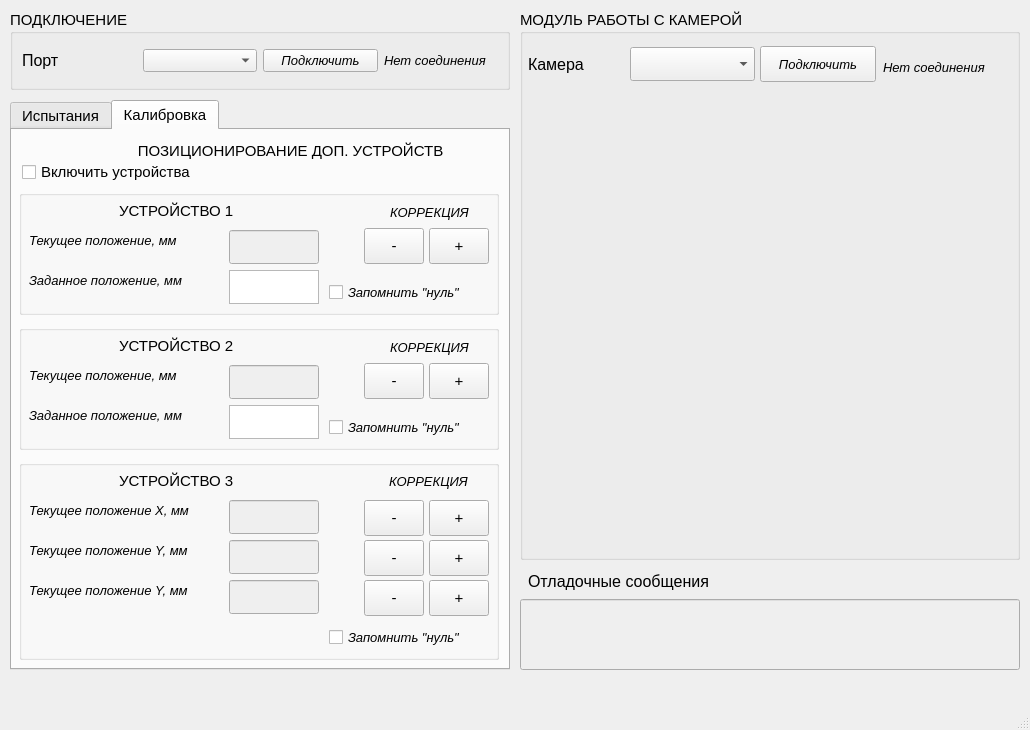
<?xml version="1.0" encoding="UTF-8"?>
<ui version="4.0">
 <class>MainWindow</class>
 <widget class="QMainWindow" name="MainWindow">
  <property name="geometry">
   <rect>
    <x>0</x>
    <y>0</y>
    <width>1030</width>
    <height>730</height>
   </rect>
  </property>
  <property name="maximumSize">
   <size>
    <width>1030</width>
    <height>730</height>
   </size>
  </property>
  <property name="windowTitle">
   <string>Рабочее место оператора стенда</string>
  </property>
  <widget class="QWidget" name="centralwidget">
   <widget class="QGroupBox" name="groupBoxPorts">
    <property name="geometry">
     <rect>
      <x>10</x>
      <y>10</y>
      <width>500</width>
      <height>80</height>
     </rect>
    </property>
    <property name="font">
     <font>
      <pointsize>11</pointsize>
     </font>
    </property>
    <property name="title">
     <string>ПОДКЛЮЧЕНИЕ</string>
    </property>
    <layout class="QHBoxLayout" name="horizontalLayout">
     <item>
      <widget class="QLabel" name="label_port">
       <property name="font">
        <font>
         <pointsize>12</pointsize>
        </font>
       </property>
       <property name="text">
        <string>Порт</string>
       </property>
      </widget>
     </item>
     <item>
      <widget class="QComboBox" name="comboBox_ports">
       <property name="font">
        <font>
         <family>Arimo</family>
         <pointsize>10</pointsize>
         <italic>true</italic>
        </font>
       </property>
      </widget>
     </item>
     <item>
      <widget class="QPushButton" name="pushButton_connectPort">
       <property name="font">
        <font>
         <family>Arimo</family>
         <pointsize>10</pointsize>
         <italic>true</italic>
        </font>
       </property>
       <property name="text">
        <string>Подключить</string>
       </property>
      </widget>
     </item>
     <item>
      <widget class="QLabel" name="label_portStatus">
       <property name="font">
        <font>
         <family>Arimo</family>
         <pointsize>10</pointsize>
         <italic>true</italic>
        </font>
       </property>
       <property name="text">
        <string>Нет соединения</string>
       </property>
      </widget>
     </item>
    </layout>
   </widget>
   <widget class="QTabWidget" name="tabWidget">
    <property name="geometry">
     <rect>
      <x>10</x>
      <y>100</y>
      <width>500</width>
      <height>570</height>
     </rect>
    </property>
    <property name="font">
     <font>
      <pointsize>11</pointsize>
     </font>
    </property>
    <property name="currentIndex">
     <number>1</number>
    </property>
    <widget class="QWidget" name="tabTest">
     <attribute name="title">
      <string>Испытания</string>
     </attribute>
     <widget class="QGroupBox" name="groupBox_Atch">
      <property name="geometry">
       <rect>
        <x>5</x>
        <y>5</y>
        <width>480</width>
        <height>160</height>
       </rect>
      </property>
      <property name="font">
       <font>
        <pointsize>11</pointsize>
        <weight>50</weight>
        <bold>false</bold>
       </font>
      </property>
      <property name="title">
       <string notr="true">АЧТ</string>
      </property>
      <widget class="QCheckBox" name="checkBoxVentilator">
       <property name="geometry">
        <rect>
         <x>150</x>
         <y>37</y>
         <width>193</width>
         <height>24</height>
        </rect>
       </property>
       <property name="font">
        <font>
         <family>Arimo</family>
         <pointsize>10</pointsize>
         <weight>50</weight>
         <italic>true</italic>
         <bold>false</bold>
        </font>
       </property>
       <property name="text">
        <string>Включить вентилятор</string>
       </property>
      </widget>
      <widget class="QCheckBox" name="checkBoxChT">
       <property name="geometry">
        <rect>
         <x>9</x>
         <y>37</y>
         <width>135</width>
         <height>24</height>
        </rect>
       </property>
       <property name="font">
        <font>
         <family>Arimo</family>
         <pointsize>10</pointsize>
         <weight>50</weight>
         <italic>true</italic>
         <bold>false</bold>
        </font>
       </property>
       <property name="text">
        <string>Включить АЧТ</string>
       </property>
      </widget>
      <widget class="QLabel" name="labelFonTemp">
       <property name="geometry">
        <rect>
         <x>9</x>
         <y>73</y>
         <width>180</width>
         <height>20</height>
        </rect>
       </property>
       <property name="font">
        <font>
         <family>Arimo</family>
         <pointsize>10</pointsize>
         <weight>50</weight>
         <italic>true</italic>
         <bold>false</bold>
        </font>
       </property>
       <property name="text">
        <string>Температура фона, град.</string>
       </property>
      </widget>
      <widget class="QLineEdit" name="lineEditFonTemp">
       <property name="enabled">
        <bool>false</bool>
       </property>
       <property name="geometry">
        <rect>
         <x>225</x>
         <y>73</y>
         <width>100</width>
         <height>34</height>
        </rect>
       </property>
       <property name="acceptDrops">
        <bool>false</bool>
       </property>
      </widget>
      <widget class="QPushButton" name="pushButtonDeltaTemp">
       <property name="geometry">
        <rect>
         <x>335</x>
         <y>115</y>
         <width>130</width>
         <height>36</height>
        </rect>
       </property>
       <property name="text">
        <string>Задать</string>
       </property>
      </widget>
      <widget class="QLabel" name="labelDeltaTemp">
       <property name="geometry">
        <rect>
         <x>9</x>
         <y>115</y>
         <width>210</width>
         <height>20</height>
        </rect>
       </property>
       <property name="font">
        <font>
         <family>Arimo</family>
         <pointsize>10</pointsize>
         <weight>50</weight>
         <italic>true</italic>
         <bold>false</bold>
        </font>
       </property>
       <property name="text">
        <string>Температурная дельта, град.</string>
       </property>
      </widget>
      <widget class="QTextEdit" name="textEditDeltaTemp">
       <property name="geometry">
        <rect>
         <x>225</x>
         <y>116</y>
         <width>100</width>
         <height>34</height>
        </rect>
       </property>
      </widget>
     </widget>
     <widget class="QGroupBox" name="groupBox_Izluch">
      <property name="geometry">
       <rect>
        <x>5</x>
        <y>175</y>
        <width>480</width>
        <height>180</height>
       </rect>
      </property>
      <property name="font">
       <font>
        <pointsize>11</pointsize>
        <weight>50</weight>
        <bold>false</bold>
       </font>
      </property>
      <property name="title">
       <string notr="true">ИЗЛУЧАТЕЛИ</string>
      </property>
      <widget class="QLabel" name="label_VKLIzl">
       <property name="geometry">
        <rect>
         <x>9</x>
         <y>37</y>
         <width>28</width>
         <height>18</height>
        </rect>
       </property>
       <property name="font">
        <font>
         <family>Arimo</family>
         <pointsize>9</pointsize>
         <weight>50</weight>
         <italic>true</italic>
         <bold>false</bold>
        </font>
       </property>
       <property name="text">
        <string>ВКЛ </string>
       </property>
      </widget>
      <widget class="QLabel" name="label_ZadYark">
       <property name="geometry">
        <rect>
         <x>190</x>
         <y>37</y>
         <width>137</width>
         <height>18</height>
        </rect>
       </property>
       <property name="font">
        <font>
         <family>Arimo</family>
         <pointsize>8</pointsize>
         <weight>50</weight>
         <italic>true</italic>
         <bold>false</bold>
        </font>
       </property>
       <property name="text">
        <string> Заданная яркость, лк</string>
       </property>
      </widget>
      <widget class="QCheckBox" name="checkBoxIzluch3">
       <property name="geometry">
        <rect>
         <x>11</x>
         <y>140</y>
         <width>28</width>
         <height>20</height>
        </rect>
       </property>
       <property name="text">
        <string/>
       </property>
      </widget>
      <widget class="QCheckBox" name="checkBoxIzluch1">
       <property name="geometry">
        <rect>
         <x>11</x>
         <y>60</y>
         <width>28</width>
         <height>20</height>
        </rect>
       </property>
       <property name="text">
        <string/>
       </property>
      </widget>
      <widget class="QCheckBox" name="checkBoxIzluch2">
       <property name="geometry">
        <rect>
         <x>11</x>
         <y>100</y>
         <width>28</width>
         <height>20</height>
        </rect>
       </property>
       <property name="text">
        <string/>
       </property>
      </widget>
      <widget class="QLineEdit" name="lineEditTekYar_1">
       <property name="enabled">
        <bool>false</bool>
       </property>
       <property name="geometry">
        <rect>
         <x>60</x>
         <y>55</y>
         <width>100</width>
         <height>34</height>
        </rect>
       </property>
       <property name="acceptDrops">
        <bool>false</bool>
       </property>
      </widget>
      <widget class="QLineEdit" name="lineEditTekYar_2">
       <property name="enabled">
        <bool>false</bool>
       </property>
       <property name="geometry">
        <rect>
         <x>60</x>
         <y>95</y>
         <width>100</width>
         <height>34</height>
        </rect>
       </property>
       <property name="acceptDrops">
        <bool>false</bool>
       </property>
      </widget>
      <widget class="QLineEdit" name="lineEditTekYar_3">
       <property name="enabled">
        <bool>false</bool>
       </property>
       <property name="geometry">
        <rect>
         <x>60</x>
         <y>135</y>
         <width>100</width>
         <height>34</height>
        </rect>
       </property>
       <property name="acceptDrops">
        <bool>false</bool>
       </property>
      </widget>
      <widget class="QPushButton" name="pushButtonZadYark1">
       <property name="geometry">
        <rect>
         <x>350</x>
         <y>55</y>
         <width>100</width>
         <height>30</height>
        </rect>
       </property>
       <property name="text">
        <string>Задать</string>
       </property>
      </widget>
      <widget class="QPushButton" name="pushButtonZadYark2">
       <property name="geometry">
        <rect>
         <x>350</x>
         <y>95</y>
         <width>100</width>
         <height>30</height>
        </rect>
       </property>
       <property name="text">
        <string>Задать</string>
       </property>
      </widget>
      <widget class="QPushButton" name="pushButtonZadYark3">
       <property name="geometry">
        <rect>
         <x>350</x>
         <y>135</y>
         <width>100</width>
         <height>30</height>
        </rect>
       </property>
       <property name="text">
        <string>Задать</string>
       </property>
      </widget>
      <widget class="QLabel" name="label_TekYark">
       <property name="geometry">
        <rect>
         <x>45</x>
         <y>37</y>
         <width>134</width>
         <height>18</height>
        </rect>
       </property>
       <property name="font">
        <font>
         <family>Arimo</family>
         <pointsize>8</pointsize>
         <weight>50</weight>
         <italic>true</italic>
         <bold>false</bold>
        </font>
       </property>
       <property name="text">
        <string> Текущая яркость, лк </string>
       </property>
      </widget>
      <widget class="QTextEdit" name="textEditZadYar_3">
       <property name="geometry">
        <rect>
         <x>205</x>
         <y>135</y>
         <width>100</width>
         <height>34</height>
        </rect>
       </property>
      </widget>
      <widget class="QTextEdit" name="textEditZadYar_2">
       <property name="geometry">
        <rect>
         <x>205</x>
         <y>95</y>
         <width>100</width>
         <height>34</height>
        </rect>
       </property>
      </widget>
      <widget class="QTextEdit" name="textEditZadYar_1">
       <property name="geometry">
        <rect>
         <x>205</x>
         <y>55</y>
         <width>100</width>
         <height>34</height>
        </rect>
       </property>
      </widget>
     </widget>
     <widget class="QGroupBox" name="groupBox_Mira">
      <property name="geometry">
       <rect>
        <x>5</x>
        <y>365</y>
        <width>480</width>
        <height>160</height>
       </rect>
      </property>
      <property name="font">
       <font>
        <pointsize>11</pointsize>
        <weight>50</weight>
        <bold>false</bold>
       </font>
      </property>
      <property name="title">
       <string notr="true">ПОЗИЦИОНИРОВАНИЕ МИРЫ</string>
      </property>
      <widget class="QLabel" name="labelZadPolozh">
       <property name="geometry">
        <rect>
         <x>11</x>
         <y>81</y>
         <width>188</width>
         <height>20</height>
        </rect>
       </property>
       <property name="font">
        <font>
         <family>Arimo</family>
         <pointsize>10</pointsize>
         <weight>50</weight>
         <italic>true</italic>
         <bold>false</bold>
        </font>
       </property>
       <property name="text">
        <string>Заданное положение, мм</string>
       </property>
      </widget>
      <widget class="QLineEdit" name="lineEditTekPolozh">
       <property name="enabled">
        <bool>false</bool>
       </property>
       <property name="geometry">
        <rect>
         <x>210</x>
         <y>40</y>
         <width>100</width>
         <height>34</height>
        </rect>
       </property>
       <property name="acceptDrops">
        <bool>false</bool>
       </property>
      </widget>
      <widget class="QLabel" name="labelTekuschPolozh">
       <property name="geometry">
        <rect>
         <x>11</x>
         <y>44</y>
         <width>179</width>
         <height>20</height>
        </rect>
       </property>
       <property name="font">
        <font>
         <family>Arimo</family>
         <pointsize>10</pointsize>
         <weight>50</weight>
         <italic>true</italic>
         <bold>false</bold>
        </font>
       </property>
       <property name="text">
        <string>Текущее положение, мм</string>
       </property>
      </widget>
      <widget class="QLabel" name="labelKorrecMira">
       <property name="geometry">
        <rect>
         <x>371</x>
         <y>21</y>
         <width>93</width>
         <height>18</height>
        </rect>
       </property>
       <property name="font">
        <font>
         <family>Arimo</family>
         <pointsize>10</pointsize>
         <weight>50</weight>
         <italic>true</italic>
         <bold>false</bold>
        </font>
       </property>
       <property name="text">
        <string>КОРРЕКЦИЯ</string>
       </property>
      </widget>
      <widget class="QPushButton" name="pushButtonKorrPlus">
       <property name="geometry">
        <rect>
         <x>410</x>
         <y>48</y>
         <width>60</width>
         <height>36</height>
        </rect>
       </property>
       <property name="text">
        <string>+</string>
       </property>
      </widget>
      <widget class="QPushButton" name="pushButtonKorrMinus">
       <property name="geometry">
        <rect>
         <x>345</x>
         <y>48</y>
         <width>60</width>
         <height>36</height>
        </rect>
       </property>
       <property name="text">
        <string>-</string>
       </property>
      </widget>
      <widget class="QTextEdit" name="textEditZadPolozh">
       <property name="geometry">
        <rect>
         <x>210</x>
         <y>82</y>
         <width>100</width>
         <height>34</height>
        </rect>
       </property>
      </widget>
      <widget class="QCheckBox" name="checkBoxMiraZero">
       <property name="geometry">
        <rect>
         <x>315</x>
         <y>125</y>
         <width>155</width>
         <height>22</height>
        </rect>
       </property>
       <property name="font">
        <font>
         <family>Arimo</family>
         <pointsize>10</pointsize>
         <weight>50</weight>
         <italic>true</italic>
         <bold>false</bold>
        </font>
       </property>
       <property name="text">
        <string>Запомнить &quot;нуль&quot;</string>
       </property>
      </widget>
     </widget>
    </widget>
    <widget class="QWidget" name="tabAdditions">
     <attribute name="title">
      <string>Калибровка</string>
     </attribute>
     <widget class="QGroupBox" name="groupBox_DopUstr1">
      <property name="geometry">
       <rect>
        <x>7</x>
        <y>60</y>
        <width>480</width>
        <height>125</height>
       </rect>
      </property>
      <property name="font">
       <font>
        <pointsize>11</pointsize>
        <weight>50</weight>
        <bold>false</bold>
       </font>
      </property>
      <property name="title">
       <string notr="true"/>
      </property>
      <widget class="QLabel" name="labelZadPolozh_ustr1">
       <property name="geometry">
        <rect>
         <x>10</x>
         <y>80</y>
         <width>188</width>
         <height>20</height>
        </rect>
       </property>
       <property name="font">
        <font>
         <family>Arimo</family>
         <pointsize>10</pointsize>
         <weight>50</weight>
         <italic>true</italic>
         <bold>false</bold>
        </font>
       </property>
       <property name="text">
        <string>Заданное положение, мм</string>
       </property>
      </widget>
      <widget class="QLineEdit" name="lineEditTekuschPolozh_ustr1">
       <property name="enabled">
        <bool>false</bool>
       </property>
       <property name="geometry">
        <rect>
         <x>210</x>
         <y>40</y>
         <width>90</width>
         <height>34</height>
        </rect>
       </property>
       <property name="acceptDrops">
        <bool>false</bool>
       </property>
      </widget>
      <widget class="QLabel" name="labelTekuschPolozh_ustr1">
       <property name="geometry">
        <rect>
         <x>10</x>
         <y>40</y>
         <width>179</width>
         <height>20</height>
        </rect>
       </property>
       <property name="font">
        <font>
         <family>Arimo</family>
         <pointsize>10</pointsize>
         <weight>50</weight>
         <italic>true</italic>
         <bold>false</bold>
        </font>
       </property>
       <property name="text">
        <string>Текущее положение, мм</string>
       </property>
      </widget>
      <widget class="QLabel" name="labelUstr1">
       <property name="geometry">
        <rect>
         <x>100</x>
         <y>10</y>
         <width>129</width>
         <height>22</height>
        </rect>
       </property>
       <property name="text">
        <string>УСТРОЙСТВО 1</string>
       </property>
      </widget>
      <widget class="QLabel" name="labelKorrectUstr1">
       <property name="geometry">
        <rect>
         <x>371</x>
         <y>11</y>
         <width>107</width>
         <height>22</height>
        </rect>
       </property>
       <property name="font">
        <font>
         <family>Arimo</family>
         <pointsize>10</pointsize>
         <weight>50</weight>
         <italic>true</italic>
         <bold>false</bold>
        </font>
       </property>
       <property name="text">
        <string>КОРРЕКЦИЯ</string>
       </property>
      </widget>
      <widget class="QPushButton" name="pushButtonKorrMinusUstr1">
       <property name="geometry">
        <rect>
         <x>345</x>
         <y>38</y>
         <width>60</width>
         <height>36</height>
        </rect>
       </property>
       <property name="text">
        <string>-</string>
       </property>
      </widget>
      <widget class="QPushButton" name="pushButtonKorrPlusUstr1">
       <property name="geometry">
        <rect>
         <x>410</x>
         <y>38</y>
         <width>60</width>
         <height>36</height>
        </rect>
       </property>
       <property name="text">
        <string>+</string>
       </property>
      </widget>
      <widget class="QCheckBox" name="checkBoxUstr1Zero">
       <property name="geometry">
        <rect>
         <x>310</x>
         <y>90</y>
         <width>162</width>
         <height>24</height>
        </rect>
       </property>
       <property name="font">
        <font>
         <family>Arimo</family>
         <pointsize>10</pointsize>
         <weight>50</weight>
         <italic>true</italic>
         <bold>false</bold>
        </font>
       </property>
       <property name="text">
        <string>Запомнить &quot;нуль&quot;</string>
       </property>
      </widget>
      <widget class="QTextEdit" name="textEditZadPolozh_ustr1">
       <property name="geometry">
        <rect>
         <x>210</x>
         <y>80</y>
         <width>90</width>
         <height>34</height>
        </rect>
       </property>
      </widget>
     </widget>
     <widget class="QCheckBox" name="checkBoxDopustr">
      <property name="geometry">
       <rect>
        <x>10</x>
        <y>30</y>
        <width>188</width>
        <height>24</height>
       </rect>
      </property>
      <property name="text">
       <string>Включить устройства</string>
      </property>
     </widget>
     <widget class="QLabel" name="label">
      <property name="geometry">
       <rect>
        <x>100</x>
        <y>10</y>
        <width>357</width>
        <height>22</height>
       </rect>
      </property>
      <property name="text">
       <string>ПОЗИЦИОНИРОВАНИЕ ДОП. УСТРОЙСТВ</string>
      </property>
      <property name="alignment">
       <set>Qt::AlignCenter</set>
      </property>
     </widget>
     <widget class="QGroupBox" name="groupBox_DopUstr2">
      <property name="geometry">
       <rect>
        <x>7</x>
        <y>195</y>
        <width>480</width>
        <height>125</height>
       </rect>
      </property>
      <property name="font">
       <font>
        <pointsize>11</pointsize>
        <weight>50</weight>
        <bold>false</bold>
       </font>
      </property>
      <property name="title">
       <string notr="true"/>
      </property>
      <widget class="QLabel" name="labelZadPolozh_ustr2">
       <property name="geometry">
        <rect>
         <x>10</x>
         <y>80</y>
         <width>188</width>
         <height>20</height>
        </rect>
       </property>
       <property name="font">
        <font>
         <family>Arimo</family>
         <pointsize>10</pointsize>
         <weight>50</weight>
         <italic>true</italic>
         <bold>false</bold>
        </font>
       </property>
       <property name="text">
        <string>Заданное положение, мм</string>
       </property>
      </widget>
      <widget class="QLineEdit" name="lineEditTekuschPolozh_ustr2">
       <property name="enabled">
        <bool>false</bool>
       </property>
       <property name="geometry">
        <rect>
         <x>210</x>
         <y>40</y>
         <width>90</width>
         <height>34</height>
        </rect>
       </property>
       <property name="acceptDrops">
        <bool>false</bool>
       </property>
      </widget>
      <widget class="QLabel" name="labelTekuschPolozh_ustr2">
       <property name="geometry">
        <rect>
         <x>10</x>
         <y>40</y>
         <width>179</width>
         <height>20</height>
        </rect>
       </property>
       <property name="font">
        <font>
         <family>Arimo</family>
         <pointsize>10</pointsize>
         <weight>50</weight>
         <italic>true</italic>
         <bold>false</bold>
        </font>
       </property>
       <property name="text">
        <string>Текущее положение, мм</string>
       </property>
      </widget>
      <widget class="QLabel" name="labelUstr2">
       <property name="geometry">
        <rect>
         <x>100</x>
         <y>10</y>
         <width>131</width>
         <height>22</height>
        </rect>
       </property>
       <property name="text">
        <string>УСТРОЙСТВО 2</string>
       </property>
      </widget>
      <widget class="QLabel" name="labelKorrectUstr2">
       <property name="geometry">
        <rect>
         <x>371</x>
         <y>11</y>
         <width>107</width>
         <height>22</height>
        </rect>
       </property>
       <property name="font">
        <font>
         <family>Arimo</family>
         <pointsize>10</pointsize>
         <weight>50</weight>
         <italic>true</italic>
         <bold>false</bold>
        </font>
       </property>
       <property name="text">
        <string>КОРРЕКЦИЯ</string>
       </property>
      </widget>
      <widget class="QPushButton" name="pushButtonKorrPlusUstr2">
       <property name="geometry">
        <rect>
         <x>410</x>
         <y>38</y>
         <width>60</width>
         <height>36</height>
        </rect>
       </property>
       <property name="text">
        <string>+</string>
       </property>
      </widget>
      <widget class="QPushButton" name="pushButtonKorrMinusUstr2">
       <property name="geometry">
        <rect>
         <x>345</x>
         <y>38</y>
         <width>60</width>
         <height>36</height>
        </rect>
       </property>
       <property name="text">
        <string>-</string>
       </property>
      </widget>
      <widget class="QCheckBox" name="checkBoxUstr2Zero">
       <property name="geometry">
        <rect>
         <x>310</x>
         <y>90</y>
         <width>162</width>
         <height>24</height>
        </rect>
       </property>
       <property name="font">
        <font>
         <family>Arimo</family>
         <pointsize>10</pointsize>
         <weight>50</weight>
         <italic>true</italic>
         <bold>false</bold>
        </font>
       </property>
       <property name="text">
        <string>Запомнить &quot;нуль&quot;</string>
       </property>
      </widget>
      <widget class="QTextEdit" name="textEditZadPolozh_ustr2">
       <property name="geometry">
        <rect>
         <x>210</x>
         <y>80</y>
         <width>90</width>
         <height>34</height>
        </rect>
       </property>
      </widget>
     </widget>
     <widget class="QGroupBox" name="groupBox_DopUstr3">
      <property name="geometry">
       <rect>
        <x>7</x>
        <y>330</y>
        <width>480</width>
        <height>200</height>
       </rect>
      </property>
      <property name="font">
       <font>
        <pointsize>11</pointsize>
        <weight>50</weight>
        <bold>false</bold>
       </font>
      </property>
      <property name="title">
       <string notr="true"/>
      </property>
      <widget class="QLineEdit" name="lineEditTekuschPolozhX_ustr3">
       <property name="enabled">
        <bool>false</bool>
       </property>
       <property name="geometry">
        <rect>
         <x>210</x>
         <y>40</y>
         <width>90</width>
         <height>34</height>
        </rect>
       </property>
       <property name="acceptDrops">
        <bool>false</bool>
       </property>
      </widget>
      <widget class="QLabel" name="labelTekuschPolozhX_ustr3">
       <property name="geometry">
        <rect>
         <x>10</x>
         <y>40</y>
         <width>192</width>
         <height>20</height>
        </rect>
       </property>
       <property name="font">
        <font>
         <family>Arimo</family>
         <pointsize>10</pointsize>
         <weight>50</weight>
         <italic>true</italic>
         <bold>false</bold>
        </font>
       </property>
       <property name="text">
        <string>Текущее положение X, мм</string>
       </property>
      </widget>
      <widget class="QLabel" name="labelUstr3">
       <property name="geometry">
        <rect>
         <x>100</x>
         <y>10</y>
         <width>131</width>
         <height>22</height>
        </rect>
       </property>
       <property name="text">
        <string>УСТРОЙСТВО 3</string>
       </property>
      </widget>
      <widget class="QLabel" name="labelKorrectUstr3">
       <property name="geometry">
        <rect>
         <x>370</x>
         <y>10</y>
         <width>107</width>
         <height>22</height>
        </rect>
       </property>
       <property name="font">
        <font>
         <family>Arimo</family>
         <pointsize>10</pointsize>
         <weight>50</weight>
         <italic>true</italic>
         <bold>false</bold>
        </font>
       </property>
       <property name="text">
        <string>КОРРЕКЦИЯ</string>
       </property>
      </widget>
      <widget class="QPushButton" name="pushButtonKorrMinusXUstr3">
       <property name="geometry">
        <rect>
         <x>345</x>
         <y>40</y>
         <width>60</width>
         <height>36</height>
        </rect>
       </property>
       <property name="text">
        <string>-</string>
       </property>
      </widget>
      <widget class="QPushButton" name="pushButtonKorrPlusXUstr3">
       <property name="geometry">
        <rect>
         <x>410</x>
         <y>40</y>
         <width>60</width>
         <height>36</height>
        </rect>
       </property>
       <property name="text">
        <string>+</string>
       </property>
      </widget>
      <widget class="QPushButton" name="pushButtonKorrMinusYUstr3">
       <property name="geometry">
        <rect>
         <x>345</x>
         <y>80</y>
         <width>60</width>
         <height>36</height>
        </rect>
       </property>
       <property name="text">
        <string>-</string>
       </property>
      </widget>
      <widget class="QLineEdit" name="lineEditTekuschPolozhY_ustr3">
       <property name="enabled">
        <bool>false</bool>
       </property>
       <property name="geometry">
        <rect>
         <x>210</x>
         <y>80</y>
         <width>90</width>
         <height>34</height>
        </rect>
       </property>
       <property name="acceptDrops">
        <bool>false</bool>
       </property>
      </widget>
      <widget class="QPushButton" name="pushButtonKorrPlusYUstr3">
       <property name="geometry">
        <rect>
         <x>410</x>
         <y>80</y>
         <width>60</width>
         <height>36</height>
        </rect>
       </property>
       <property name="text">
        <string>+</string>
       </property>
      </widget>
      <widget class="QLabel" name="labelTekuschPolozhY_ustr3">
       <property name="geometry">
        <rect>
         <x>10</x>
         <y>80</y>
         <width>192</width>
         <height>20</height>
        </rect>
       </property>
       <property name="font">
        <font>
         <family>Arimo</family>
         <pointsize>10</pointsize>
         <weight>50</weight>
         <italic>true</italic>
         <bold>false</bold>
        </font>
       </property>
       <property name="text">
        <string>Текущее положение Y, мм</string>
       </property>
      </widget>
      <widget class="QLabel" name="labelTekuschPolozhY_ustr3_2">
       <property name="geometry">
        <rect>
         <x>10</x>
         <y>120</y>
         <width>192</width>
         <height>20</height>
        </rect>
       </property>
       <property name="font">
        <font>
         <family>Arimo</family>
         <pointsize>10</pointsize>
         <weight>50</weight>
         <italic>true</italic>
         <bold>false</bold>
        </font>
       </property>
       <property name="text">
        <string>Текущее положение Y, мм</string>
       </property>
      </widget>
      <widget class="QPushButton" name="pushButtonKorrPlusZUstr3">
       <property name="geometry">
        <rect>
         <x>410</x>
         <y>120</y>
         <width>60</width>
         <height>36</height>
        </rect>
       </property>
       <property name="text">
        <string>+</string>
       </property>
      </widget>
      <widget class="QLineEdit" name="lineEditTekuschPolozhZ_ustr3">
       <property name="enabled">
        <bool>false</bool>
       </property>
       <property name="geometry">
        <rect>
         <x>210</x>
         <y>120</y>
         <width>90</width>
         <height>34</height>
        </rect>
       </property>
       <property name="acceptDrops">
        <bool>false</bool>
       </property>
      </widget>
      <widget class="QPushButton" name="pushButtonKorrMinusZUstr3">
       <property name="geometry">
        <rect>
         <x>345</x>
         <y>120</y>
         <width>60</width>
         <height>36</height>
        </rect>
       </property>
       <property name="text">
        <string>-</string>
       </property>
      </widget>
      <widget class="QCheckBox" name="checkBoxUstr3Zero">
       <property name="geometry">
        <rect>
         <x>310</x>
         <y>165</y>
         <width>162</width>
         <height>24</height>
        </rect>
       </property>
       <property name="font">
        <font>
         <family>Arimo</family>
         <pointsize>10</pointsize>
         <weight>50</weight>
         <italic>true</italic>
         <bold>false</bold>
        </font>
       </property>
       <property name="text">
        <string>Запомнить &quot;нуль&quot;</string>
       </property>
      </widget>
     </widget>
    </widget>
   </widget>
   <widget class="QGroupBox" name="groupBox">
    <property name="geometry">
     <rect>
      <x>520</x>
      <y>10</y>
      <width>500</width>
      <height>550</height>
     </rect>
    </property>
    <property name="font">
     <font>
      <pointsize>11</pointsize>
     </font>
    </property>
    <property name="title">
     <string>МОДУЛЬ РАБОТЫ С КАМЕРОЙ</string>
    </property>
    <widget class="QComboBox" name="comboBox_cameras">
     <property name="geometry">
      <rect>
       <x>110</x>
       <y>37</y>
       <width>125</width>
       <height>34</height>
      </rect>
     </property>
     <property name="font">
      <font>
       <family>Arimo</family>
       <pointsize>10</pointsize>
       <italic>true</italic>
      </font>
     </property>
    </widget>
    <widget class="QPushButton" name="pushButton_connectCamera">
     <property name="geometry">
      <rect>
       <x>240</x>
       <y>36</y>
       <width>116</width>
       <height>36</height>
      </rect>
     </property>
     <property name="font">
      <font>
       <family>Arimo</family>
       <pointsize>10</pointsize>
       <italic>true</italic>
      </font>
     </property>
     <property name="text">
      <string>Подключить</string>
     </property>
    </widget>
    <widget class="QLabel" name="label_camera">
     <property name="geometry">
      <rect>
       <x>8</x>
       <y>36</y>
       <width>80</width>
       <height>36</height>
      </rect>
     </property>
     <property name="font">
      <font>
       <pointsize>12</pointsize>
      </font>
     </property>
     <property name="text">
      <string>Камера</string>
     </property>
    </widget>
    <widget class="QLabel" name="label_cameraStatus">
     <property name="geometry">
      <rect>
       <x>363</x>
       <y>39</y>
       <width>119</width>
       <height>36</height>
      </rect>
     </property>
     <property name="font">
      <font>
       <family>Arimo</family>
       <pointsize>10</pointsize>
       <italic>true</italic>
      </font>
     </property>
     <property name="text">
      <string>Нет соединения</string>
     </property>
    </widget>
    <widget class="QLabel" name="label_videoStream">
     <property name="geometry">
      <rect>
       <x>40</x>
       <y>100</y>
       <width>420</width>
       <height>420</height>
      </rect>
     </property>
     <property name="text">
      <string/>
     </property>
    </widget>
   </widget>
   <widget class="QLineEdit" name="lineEditDebugPrintout">
    <property name="enabled">
     <bool>false</bool>
    </property>
    <property name="geometry">
     <rect>
      <x>520</x>
      <y>599</y>
      <width>500</width>
      <height>71</height>
     </rect>
    </property>
    <property name="acceptDrops">
     <bool>false</bool>
    </property>
   </widget>
   <widget class="QWidget" name="layoutWidget">
    <property name="geometry">
     <rect>
      <x>0</x>
      <y>0</y>
      <width>2</width>
      <height>2</height>
     </rect>
    </property>
    <layout class="QHBoxLayout" name="horizontalLayout_2"/>
   </widget>
   <widget class="QLabel" name="label_debugPrint">
    <property name="geometry">
     <rect>
      <x>528</x>
      <y>570</y>
      <width>231</width>
      <height>23</height>
     </rect>
    </property>
    <property name="font">
     <font>
      <pointsize>12</pointsize>
     </font>
    </property>
    <property name="text">
     <string>Отладочные сообщения</string>
    </property>
   </widget>
  </widget>
  <widget class="QMenuBar" name="menubar">
   <property name="geometry">
    <rect>
     <x>0</x>
     <y>0</y>
     <width>1030</width>
     <height>29</height>
    </rect>
   </property>
  </widget>
  <widget class="QStatusBar" name="statusbar"/>
 </widget>
 <resources/>
 <connections/>
</ui>
